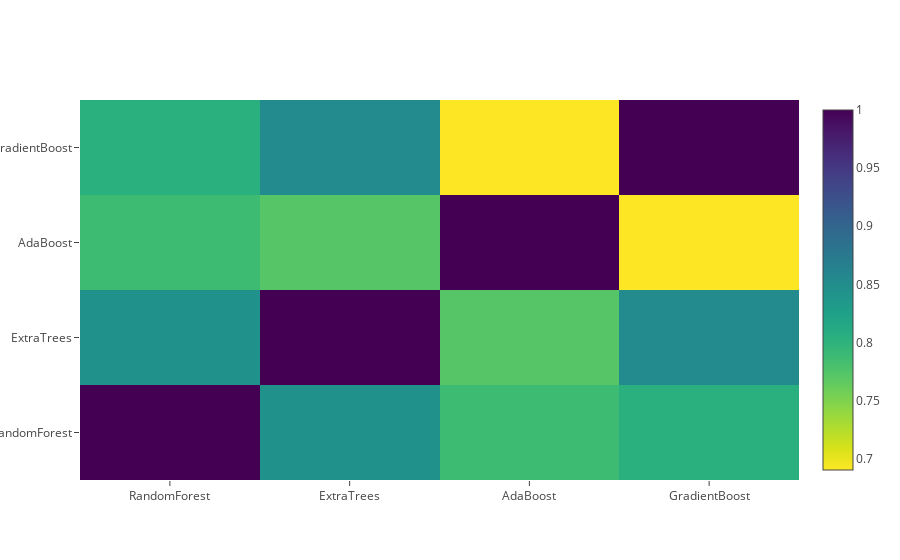

This figure's notebook cell:
### Code cell
data = [
    go.Heatmap(
        z= base_predictions_train.astype(float).corr().values ,
        x=base_predictions_train.columns.values,
        y= base_predictions_train.columns.values,
          colorscale='Viridis',
            showscale=True,
            reversescale = True
    )
]
py.iplot(data, filename='labelled-heatmap')

### Figure 1 — Plotly figure (JSON) as saved in the notebook; plotly's stock layout.template omitted (floating-point values rounded to 4 significant figures)
{"data": [{"colorscale": "Viridis", "reversescale": true, "showscale": true, "type": "heatmap", "uid": "96a8e8bf-1f9d-4070-9bc3-343c95a2683b", "x": ["RandomForest", "ExtraTrees", "AdaBoost", "GradientBoost"], "y": ["RandomForest", "ExtraTrees", "AdaBoost", "GradientBoost"], "z": [[1, 0.8452, 0.7871, 0.8041], [0.8452, 1, 0.7723, 0.8534], [0.7871, 0.7723, 1, 0.6904], [0.8041, 0.8534, 0.6904, 1]]}], "layout": {}}
